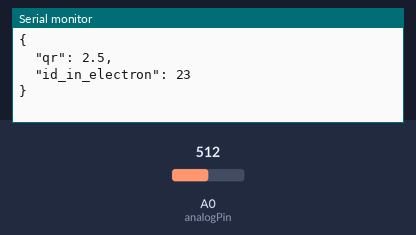
Bench run of a sketch on a simulated ESP8266 (NodeMCU). Parts: the last lines printed to the serial monitor. Inputs (shaded band) come from the test bench; at power-on: A0 (analogPin) = 512. WiFi joins after 1.5 s; servers stay silent unless stated; uploads are accepted with an empty reply.

Above: at 2.8 s.
2.9 s: A0 (analogPin) set to 716
At 3.7 s:
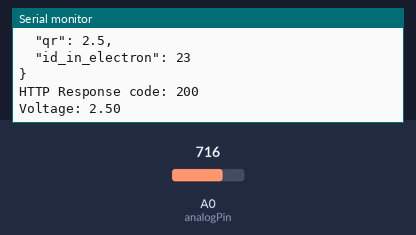
4.4 s: A0 (analogPin) set to 900
At 6.2 s:
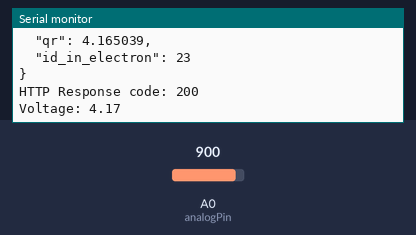
Timing chart, 0 to 7.7 s (numbered marks = the images above; inputs shaded):
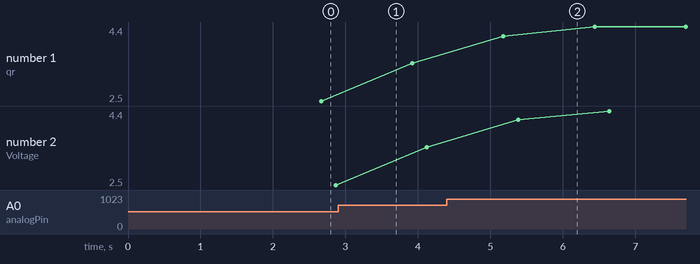

Measured:
- after the input at 4.4 s, the serial monitor: prints a new line after 0.78 s (image 2)
- plotted number 1: 2.5 → 3.47 after the input at 2.9 s, 3.47 → 4.4 after the input at 4.4 s
- plotted number 2: 2.5 → 3.47 after the input at 2.9 s, 3.47 → 4.4 after the input at 4.4 s

The sketch:

sketch_feb04a.ino
```cpp
#include <ESP8266WiFi.h>
#include <ESP8266HTTPClient.h>
#include <WiFiClient.h>
#include <ArduinoJson.h>


long randNumber;
const char* ssid = "sanzhar_sapar";
const char* password = "SanzharSapar0207";
unsigned long lastTime = 0;
unsigned long timerDelay = 1000;
// Domain Name with full URL Path for HTTP POST Request
//const char* serverName = "https://quantumbackend.pythonanywhere.com/api/v1/electron/post";
const char* serverName = "http://quantumbackend.pythonanywhere.com/api/v1/electron/post";

int analogPin = A0;                 // Указываем порт OUT датчика ACS712

const int averageValue = 500;       // Переменная для хранения значения количества считывания циклов
long int sensorValue = 0;           // Переменная для хранения значения с датчика

float voltage = 0;                  // Переменная для хранения значения напряжения
float current = 0;


void setup() {
  Serial.begin(9600);

  WiFi.begin(ssid, password);
  Serial.println("Connecting");
  while(WiFi.status() != WL_CONNECTED) {
    delay(500);
    Serial.print(".");
  }
  Serial.println("");
  Serial.print("Connected to WiFi network with IP Address: ");
  Serial.println(WiFi.localIP());

  Serial.println("Timer set to 10 seconds (timerDelay variable), it will take 10 seconds before publishing the first reading.");

  // Random seed is a number used to initialize a pseudorandom number generator
  randomSeed(analogRead(0));
}

void loop() {

  WiFiClient client;
  for (int i = 0; i < averageValue; i++)    // Повторяем цикл
  {
    sensorValue += analogRead(analogPin);   // Считываем и записываем показания
    delay(2);                               // Пауза 2 мкс
  }

  sensorValue = sensorValue / averageValue; // Делим полученное значение
  voltage = sensorValue * 5.0 / 1024.0;     // Расчет напряжения
  current = (voltage - 2.5) / 0.185;        // Расчет тока

  //Send an HTTP POST request every 10 seconds
  if ((millis() - lastTime) > timerDelay) {
    //Check WiFi connection status
    if(WiFi.status()== WL_CONNECTED){

      HTTPClient http;

      // Your Domain name with URL path or IP address with path
      http.begin(client, serverName);

      // Specify content-type header
      // If you need an HTTP request with a content type: application/json, use the following:
     http.addHeader("Content-Type", "application/json");


    float average = 0;

    StaticJsonBuffer<300> JSONbuffer;   //Declaring static JSON buffer
    JsonObject& JSONencoder = JSONbuffer.createObject();

    JSONencoder["qr"] = voltage;
    JSONencoder["id_in_electron"] = 23;

    char JSONmessageBuffer[300];
    JSONencoder.prettyPrintTo(JSONmessageBuffer, sizeof(JSONmessageBuffer));
    Serial.println(JSONmessageBuffer);

      // Send HTTP POST request
      int httpResponseCode = http.POST(JSONmessageBuffer);

      /*
      // If you need an HTTP request with a content type: application/json, use the following:
      http.addHeader("Content-Type", "application/json");

      int httpResponseCode = http.POST(httpRequestData);*/

      Serial.print("HTTP Response code: ");
      Serial.println(httpResponseCode);
      Serial.print("Voltage: ");
      Serial.println(voltage);
      // Free resources
      http.end();
    }
    else {
      Serial.println("WiFi Disconnected");
    }
    lastTime = millis();
  }
}
```
